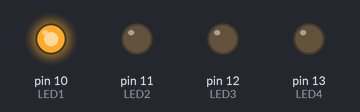
A sketch run on a simulated Arduino Uno, built with avr-gcc and run on an emulated ATmega328P. Parts: output pins drawn as LEDs (lit = HIGH).

Above: at 0.05 s.
At 0.15 s:
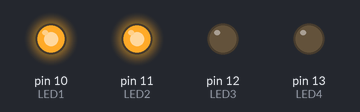
At 0.75 s:
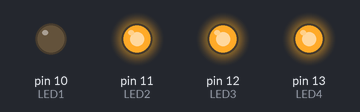
At 1.45 s:
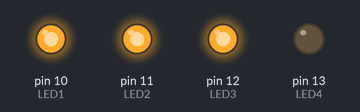
At 2.15 s:
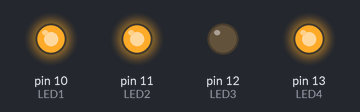
At 2.85 s:
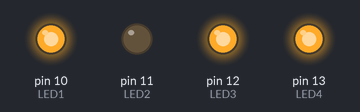
Timing chart, 0 to 3.1 s (numbered marks = the images above):
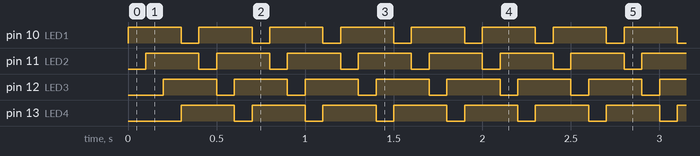

Measured:
- by itself, pin 10 (LED1), pin 11 (LED2), pin 12 (LED3), pin 13 (LED4): alternates HIGH for 0.30 s and LOW for 0.10 s

The sketch:

02_LED_pokrocily.ino
```cpp
// Definice konstanty pinu LED
#define LED1 10
#define LED2 11
#define LED3 12
#define LED4 13

void setup()
{
  // Nastavení pinMode(# pinu, I/O)
  pinMode(LED1, OUTPUT);
  pinMode(LED2, OUTPUT);
  pinMode(LED3, OUTPUT);
  pinMode(LED4, OUTPUT);
}

void loop()
{
  digitalWrite(LED1, HIGH);
  digitalWrite(LED2, LOW);
  delay(100);
  digitalWrite(LED2, HIGH);
  digitalWrite(LED3, LOW);
  delay(100);
  digitalWrite(LED3, HIGH);
  digitalWrite(LED4, LOW);
  delay(100);
  digitalWrite(LED4, HIGH);
  digitalWrite(LED1, LOW);
  delay(100);
}
```
